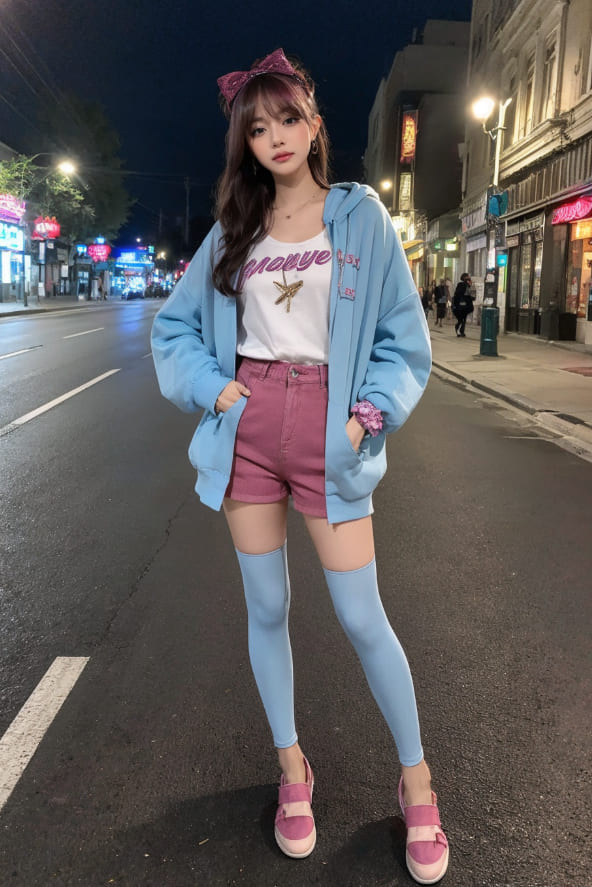
#> input picture gradio_web/example/762f80804ef8c1a90bdfd520491bf93.jpeg, 592 x 887 px; its folder holds only this picture in this run
$ python -i colors.py   (imports and definitions only)
#> lines starting #> are read from the running program, lines starting #| are printed output that depends on the picture; after the words box and inside, x2 and y2 are one past the last pixel; in counts of white or black regions, pixels touching at a corner belong together
#> further down, picture is the input picture: PIL image 592x887 RGB; mean R, G, B 93.5, 89.5, 89.5
import base64
from io import BytesIO
from PIL import Image
import numpy as np
from modules.utils.img_segment import erode_image
from const import MASK_ERODE_RATE

def generate_mask_from_black(image: Image.Image):
    """
    ### This function generate transparent mask image from black points in input image
    ### Argvs
    ```
        image(Image.Image): input image
    ```
    ### Return
    ```
        mask_packages(Image.Image): mask image of which mode is RGBA
    ```
    """
    # 创建一个新的RGBA图像（黑色背景）
    mask = Image.new("RGBA", image.size, (0, 0, 0, 255))

    # 腐蚀图片
    eroded_image = erode_image(image, int(image.size[0]/MASK_ERODE_RATE) * 2 + 1)

    # 获取RGB图像的像素数据
    rgb_data = eroded_image.getdata()

    # 遍历像素数据，找到全黑的像素点并将其复制到RGBA图像
    for i, pixel in enumerate(rgb_data):
        if pixel[0] == 0 and pixel[1] == 0 and pixel[2] == 0:
            # 如果是全黑的像素点，将其复制到RGBA图像
            mask.putpixel((i % image.width, i // image.width), (0, 0, 0, 0))
        else:
            mask.putpixel((i % image.width, i // image.width), (pixel[0], pixel[1], pixel[2], 255))

    return mask

def convert_unblack_to_white(image: Image.Image):
    """
    ### This function convert pixcels which are not black to white
    ### Argvs
    ```
        image(Image.Image): input image
    ```
    ### Return
    ```
        rgb_image(Image.Image): mask image of which mode is RGB and pixcel only values black or white
    ```
    """
    # 转换为RGB模式
    rgb_image = image.convert('RGB')
    # 获取图像的宽度和高度
    width, height = rgb_image.size
#> width = 592; height = 887
    # 遍历每个像素
    for x in range(width):
        for y in range(height):
            # 获取像素的RGB值
            r, g, b = rgb_image.getpixel((x, y))
            # 检查是否为全黑像素
            if r == g == b == 0:
                # 如果是全黑像素跳过，否则转为全白
                continue
            rgb_image.putpixel((x, y), (255, 255, 255))
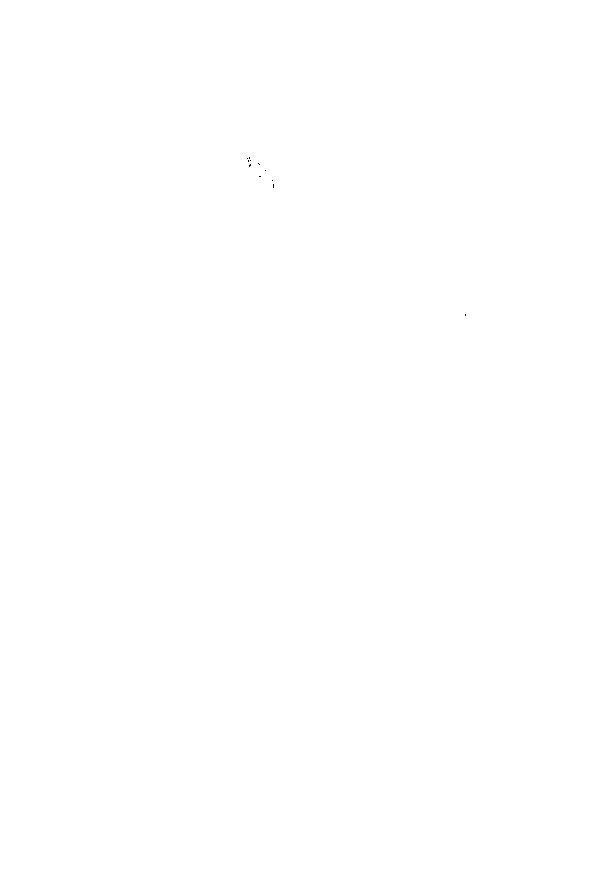
#> rgb_image: PIL image 592x887 RGB; 100% white; black in thin lines or dots, all inside (x1, y1, x2, y2) = (247, 157, 466, 316)
    return rgb_image

>>> from PIL import Image
>>> picture = Image.open('../../example/762f80804ef8c1a90bdfd520491bf93.jpeg')
>>> result = convert_unblack_to_white(picture)
